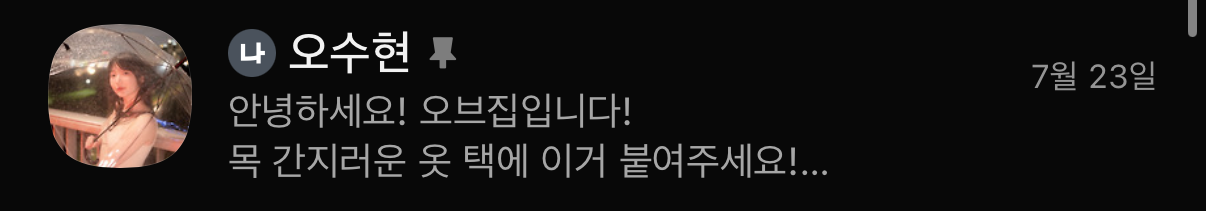
#> input picture kakaotalk_app/rows/row-01-oh-suhyeon.png, 1206 x 211 px, given in place of 1691b11f-IMG_1998.png, which was not available
$ python crop_rows.py
#> lines starting #> are read from the running program, lines starting #| are printed output that depends on the picture; after the words box and inside, x2 and y2 are one past the last pixel; in counts of white or black regions, pixels touching at a corner belong together; pictures that were not available may be replaced by others from this repository, and a replacement may not be noted
from PIL import Image, ImageDraw
import os

IMG2 = "/root/.claude/uploads/e1de0fdf-94e1-51a1-bbc2-748c8e184907/1691b11f-IMG_1998.png"
IMG3 = "/root/.claude/uploads/e1de0fdf-94e1-51a1-bbc2-748c8e184907/3c353b90-IMG_1999.png"

img2 = Image.open(IMG2).convert("RGB")
#> img2 is the input picture: PIL image 1206x211 RGB; mean R, G, B 25.8, 23.4, 22.4
img3 = Image.open(IMG3).convert("RGB")
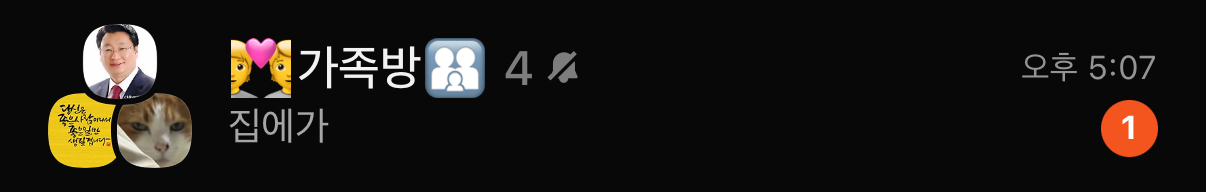
#> input picture kakaotalk_app/rows/row-03-family.png, 1206 x 192 px, given in place of 3c353b90-IMG_1999.png, which was not available
#> img3 is the input picture: PIL image 1206x192 RGB; mean R, G, B 28.7, 25.3, 21

BG = (8, 8, 8)
PAD_TOP = 24
CYCLE_1 = 192
CYCLE_2 = 211
WIDTH = 1206
EXPORT_WIDTH = 860
JPEG_QUALITY = 88

ROWS = [
    ("row-01-oh-suhyeon", img2, 822, True, False),
    ("row-02-gulbi", img2, 1033, False, True),
    ("row-03-family", img2, 1225, False, False),
    ("row-04-survival", img2, 1417, False, False),
    ("row-05-wallet", img2, 1609, False, False),
    ("row-06-account", img2, 1801, False, False),
    ("row-07-samsungcard", img2, 1993, True, False),
    ("row-08-kakaopay", img3, 264, True, False),
    ("row-09-june-pension", img3, 475, False, False),
    ("row-10-deljoie", img3, 667, False, False),
    ("row-11-reserve", img3, 859, False, False),
    ("row-12-dreami", img3, 1051, True, False),
    ("row-13-longblack", img3, 1262, True, False),
    ("row-14-friend", img3, 1470, False, True),
    ("row-15-talkcloud", img3, 1662, False, False),
    ("row-16-dihacle", img3, 1854, False, False),
    ("row-17-wsa", img3, 2046, True, False),
    ("row-18-fastcampus", img3, 2257, False, False),
]

os.makedirs("rows", exist_ok=True)

crops = []
for i, (name, src, avatar_top, two_line, editable) in enumerate(ROWS):
    row_top = avatar_top - PAD_TOP
    cycle = CYCLE_2 if two_line else CYCLE_1
    row_bottom = row_top + cycle
    if i == len(ROWS) - 1:
        row_bottom = row_top + 170
    crops.append((name, src, row_top, row_bottom, editable, avatar_top))
#> this loop made 18 passes
#> (name, avatar_top, two_line, editable, row_top, cycle) on passes 1 to 12: ('row-01-oh-suhyeon', 822, True, False, 798, 211), ('row-02-gulbi', 1033, False, True, 1009, 192), ('row-03-family', 1225, False, False, 1201, 192), ('row-04-survival', 1417, False, False, 1393, 192), ('row-05-wallet', 1609, False, False, 1585, 192), ('row-06-account', 1801, False, False, 1777, 192), ('row-07-samsungcard', 1993, True, False, 1969, 211), ('row-08-kakaopay', 264, True, False, 240, 211), ('row-09-june-pension', 475, False, False, 451, 192), ('row-10-deljoie', 667, False, False, 643, 192), ('row-11-reserve', 859, False, False, 835, 192), ('row-12-dreami', 1051, True, False, 1027, 211)
#> after the loop, crops = 18 items

def export(img, path):
    if img.width > EXPORT_WIDTH:
        ratio = EXPORT_WIDTH / img.width
        img = img.resize((EXPORT_WIDTH, round(img.height * ratio)), Image.LANCZOS)
    img.convert("RGB").save(path, quality=JPEG_QUALITY, optimize=True)

for name, src, top, bottom, editable, avatar_top in crops:
    crop = src.crop((0, top, WIDTH, bottom))
    crop.save(f"rows/{name}.png")
    print(name, top, bottom, bottom - top, "editable" if editable else "")
#> this loop made 18 passes
#> (name, top, bottom, editable, avatar_top) on passes 1 to 12: ('row-01-oh-suhyeon', 798, 1009, False, 822), ('row-02-gulbi', 1009, 1201, True, 1033), ('row-03-family', 1201, 1393, False, 1225), ('row-04-survival', 1393, 1585, False, 1417), ('row-05-wallet', 1585, 1777, False, 1609), ('row-06-account', 1777, 1969, False, 1801), ('row-07-samsungcard', 1969, 2180, False, 1993), ('row-08-kakaopay', 240, 451, False, 264), ('row-09-june-pension', 451, 643, False, 475), ('row-10-deljoie', 643, 835, False, 667), ('row-11-reserve', 835, 1027, False, 859), ('row-12-dreami', 1027, 1238, False, 1051)
#| row-01-oh-suhyeon 798 1009 211
#| row-02-gulbi 1009 1201 192 editable
#| row-03-family 1201 1393 192
#| row-04-survival 1393 1585 192
#| row-05-wallet 1585 1777 192
#| row-06-account 1777 1969 192
#| row-07-samsungcard 1969 2180 211
#| row-08-kakaopay 240 451 211
#> (further printed lines are left out)
#> crop: PIL image 1206x170 RGB; every value is 0

# masked base for the two editable rows: paint over message + time text areas
MSG_BOX = (228, 108, 950, 146)   # relative to row_top offset, from 굴비 measurement
TIME_BOX = (1015, 52, 1160, 83)

for name in ("row-02-gulbi", "row-14-friend"):
    im = Image.open(f"rows/{name}.png").convert("RGB")
    draw = ImageDraw.Draw(im)
    draw.rectangle(MSG_BOX, fill=BG)
    draw.rectangle(TIME_BOX, fill=BG)
    im.save(f"rows/{name}-masked.png")
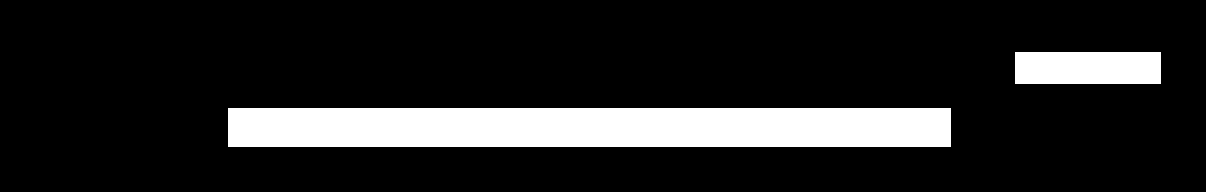
#> saved as row-02-gulbi-masked.png: PIL image 1206x192 RGB; values 0 (black) and 8 (white), 14.2% white; 2 white regions, box (x1, y1, x2, y2) and area: (228, 108, 951, 147) 28197, (1015, 52, 1161, 84) 4672

# re-export every row (and the masked variants) as compressed, downscaled JPEG
for name, *_ in ROWS:
    export(Image.open(f"rows/{name}.png"), f"rows/{name}.jpg")
#> in export, `ratio = EXPORT_WIDTH / img.width`: ratio = 0.713
#> in export, `img = img.resize((EXPORT_WIDTH, round(img.height * ratio)), Image.LANC..`: img: PIL image 860x150 RGB; every value is 0
    os.remove(f"rows/{name}.png")
for name in ("row-02-gulbi", "row-14-friend"):
    export(Image.open(f"rows/{name}-masked.png"), f"rows/{name}-masked.jpg")
#> in export (call 19), `img = img.resize((EXPORT_WIDTH, round(img.height * ratio)), Image.LANC..`:
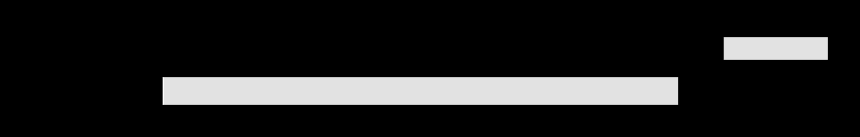
#> img: PIL image 860x137 RGB; min 0, max 9, mean 1.13; drawn with min black and max white
    os.remove(f"rows/{name}-masked.png")
    os.remove(f"rows/{name}.jpg")

# standalone friend avatar crop (for chat room header/bubbles)
friend_top = 1470
avatar = img3.crop((48, friend_top, 191, friend_top + 144))
#> avatar: PIL image 143x144 RGB; every value is 0
avatar.save("assets/friend-avatar.png")

print("done")
